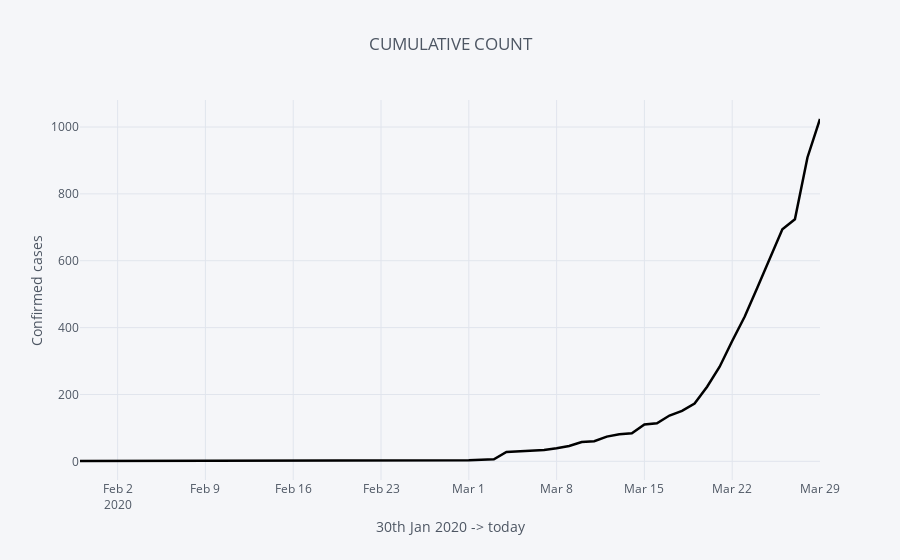

The notebook cell this image was saved under:
### Markdown cell above
### EDA India

### Code cell
india['Total_cases'].iplot(
    title='CUMULATIVE COUNT',
    colors={'Total_cases':'black'}, width=2.5,
    xTitle='30th Jan 2020 -> today', yTitle='Confirmed cases')

### Figure 1 — Plotly figure (JSON) as saved in the notebook; plotly's stock layout.template omitted (floating-point values rounded to 4 significant figures)
{"data": [{"line": {"color": "black", "dash": "solid", "shape": "linear", "width": 2.5}, "mode": "lines", "name": "Total_cases", "text": "", "type": "scatter", "uid": "74038917-6a1c-4130-b218-98acbfbeae09", "x": ["2020-01-30", "2020-01-31", "2020-02-01", "2020-02-02", "2020-02-03", "2020-02-04", "2020-02-05", "2020-02-06", "2020-02-07", "2020-02-08", "2020-02-09", "2020-02-10", "2020-02-11", "2020-02-12", "2020-02-13", "2020-02-14", "2020-02-15", "2020-02-16", "2020-02-17", "2020-02-18", "2020-02-19", "2020-02-20", "2020-02-21", "2020-02-22", "2020-02-23", "2020-02-24", "2020-02-25", "2020-02-26", "2020-02-27", "2020-02-28", "2020-02-29", "2020-03-01", "2020-03-02", "2020-03-03", "2020-03-04", "2020-03-05", "2020-03-06", "2020-03-07", "2020-03-08", "2020-03-09", "2020-03-10", "2020-03-11", "2020-03-12", "2020-03-13", "2020-03-14", "2020-03-15", "2020-03-16", "2020-03-17", "2020-03-18", "2020-03-19", "2020-03-20", "2020-03-21", "2020-03-22", "2020-03-23", "2020-03-24", "2020-03-25", "2020-03-26", "2020-03-27", "2020-03-28", "2020-03-29"], "y": [1, 1, 2, 3, 3, 3, 3, 3, 3, 3, 3, 3, 3, 3, 3, 3, 3, 3, 3, 3, 3, 3, 3, 3, 3, 3, 3, 3, 3, 3, 3, 3, 5, 6, 28, 30, 31, 34, 39, 46, 58, 60, 74, 81, 84, 110, 114, 137, 151, 173, 223, 283, 360, 433, 519, 606, 694, 724, 909, 1024]}], "layout": {"legend": {"bgcolor": "#F5F6F9", "font": {"color": "#4D5663"}}, "paper_bgcolor": "#F5F6F9", "plot_bgcolor": "#F5F6F9", "title": {"font": {"color": "#4D5663"}, "text": "CUMULATIVE COUNT"}, "xaxis": {"gridcolor": "#E1E5ED", "showgrid": true, "tickfont": {"color": "#4D5663"}, "title": {"font": {"color": "#4D5663"}, "text": "30th Jan 2020 -> today"}, "zerolinecolor": "#E1E5ED"}, "yaxis": {"gridcolor": "#E1E5ED", "showgrid": true, "tickfont": {"color": "#4D5663"}, "title": {"font": {"color": "#4D5663"}, "text": "Confirmed cases"}, "zerolinecolor": "#E1E5ED"}}}
